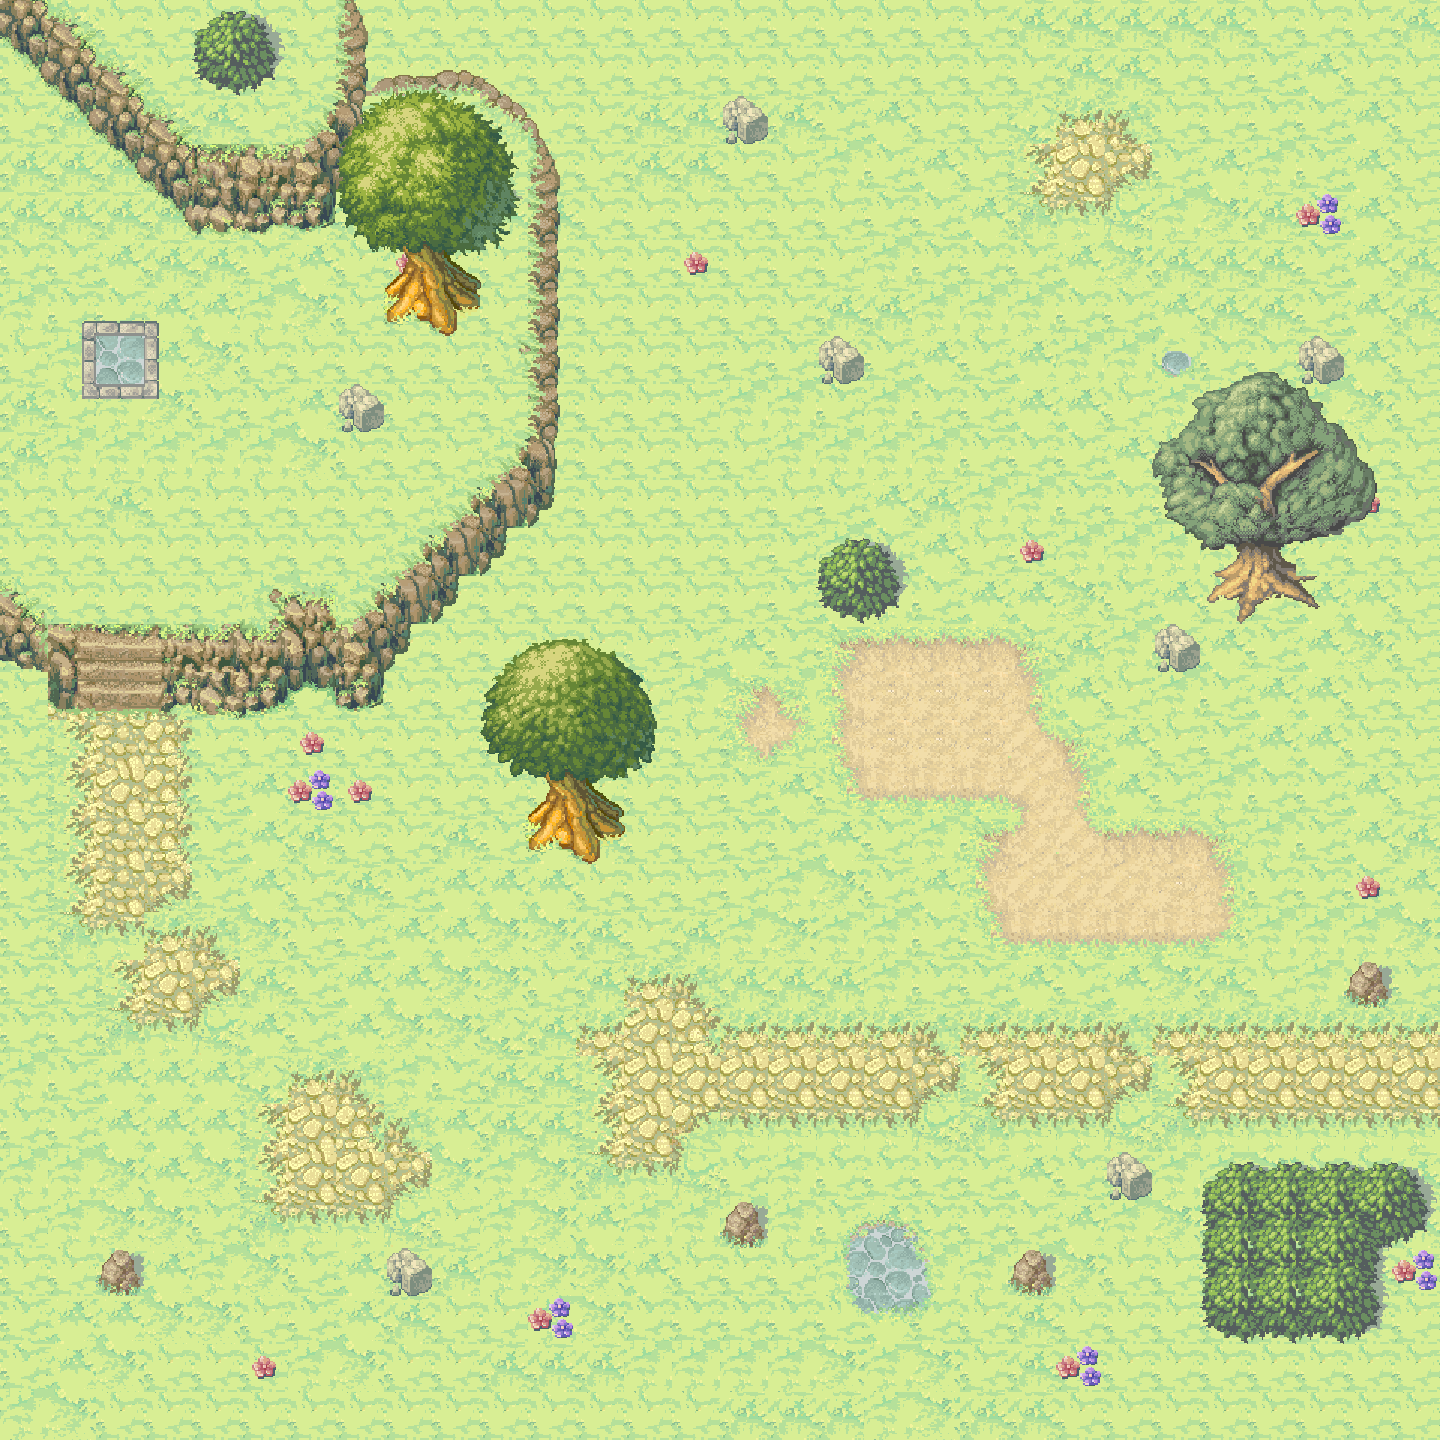

A level layout from a 2D game, rendered from its tile map. Below: a short description, then the map file with tile-grid data replaced by summaries:
An orthogonal 30x30 tile map with 48x48 px tiles, 4 tile layers (块层 1, 块层 4, 块层 2, 块层 3), 5 tilesets and 1 object (NPC).

<map version="1.0" orientation="orthogonal" renderorder="right-down" width="30" height="30" tilewidth="48" tileheight="48" nextobjectid="2">
 <properties>
  <property name="distant" value="bgnd2.jpg" />
  <property name="name" value="测试地图" />
  <property name="temp" value="function Vector(){var o=new Object();o.x=0;o.y=0;return o;};var _point=new Vector();_point.x=-1;_point.y=-1;" />
 </properties>
 <tileset firstgid="1" name="Cliff_tileset_0" tilewidth="48" tileheight="48" tilecount="240">
  <image source="Cliff_tileset_0.png" trans="000000" width="755" height="777" />
 </tileset>
 <tileset firstgid="241" name="ground_tiles" tilewidth="48" tileheight="48" tilecount="441">
  <image source="ground_tiles.png" trans="000000" width="1008" height="1052" />
 </tileset>
 <tileset firstgid="682" name="objects" tilewidth="48" tileheight="48" tilecount="84">
  <image source="object- layer_1.png" trans="000000" width="716" height="329" />
 </tileset>
 <tileset firstgid="766" name="treesv6_0_0" tilewidth="48" tileheight="48" tilecount="126">
  <image source="treesv6_0_0.png" trans="000000" width="1008" height="288" />
 </tileset>
 <tileset firstgid="892" name="glo" tilewidth="48" tileheight="48" tilecount="4">
  <image source="glo.png" width="96" height="96" />
 </tileset>
 <layer name="块层 1" width="30" height="30">
  <data>[900 cells, 899 non-empty, 47 distinct tile ids]</data>
 </layer>
 <layer name="块层 4" width="30" height="30">
  <data>[900 cells, 45 non-empty, 28 distinct tile ids]</data>
 </layer>
 <layer name="块层 2" width="30" height="30">
  <data>[900 cells, 88 non-empty, 55 distinct tile ids]</data>
 </layer>
 <layer name="块层 3" width="30" height="30">
  <data>[900 cells, 62 non-empty, 61 distinct tile ids]</data>
 </layer>
 <objectgroup name="对象层 2">
  <object id="1" name="ENEMY" type="NPC" gid="892" x="1008" y="480" width="48" height="64">
   <properties>
    <property name="IMAGE" value="walk_marisa" />
   </properties>
  </object>
 </objectgroup>
</map>
